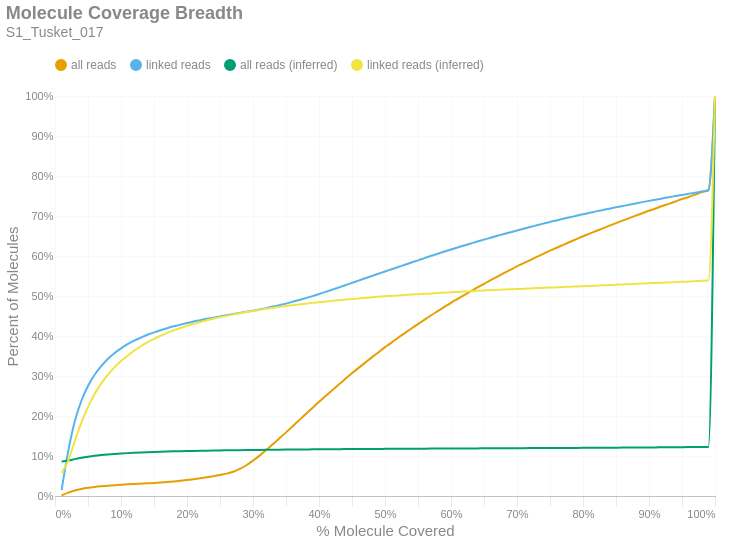

Source (notebook cell):
### Markdown cell above
### Molecule Read Coverage
This chart shows molecule coverage breadth as computed by the number of bases aligned to that molecule. In other words, "*how much of each unique long molecule is actually sequenced/aligned?*" Keep in mind there is a distinction between sequences and alignments, since some sequences belonging to a particular molecule may not align well and wouldn't appear in the alignment data. This chart also shows molecule coverage breadth as computed by the *inferred fragment* from which the aligned sequences originate. Unlike read coverage, this calculation takes into account the total insert size, including unsequenced gaps between the forward and reverse reads. Like the previous figures, these are cumulative percents.

### Code cell
if SKIPLR:
    print_html(f"Skipped")
else:
    binned_df = consolidated_hist(valids['coverage_bp'], mask, 0.01, True)
    binned_df_inf = consolidated_hist(valids['coverage_inserts'], mask, 0.01, True)
    binned_df = binned_df.with_columns(pl.lit(binned_df_inf['all reads (cumsum)']).alias('all reads (inferred)'))
    binned_df = binned_df.with_columns(pl.lit(binned_df_inf['linked reads (cumsum)']).alias('linked reads (inferred)'))
    binned_df = binned_df.with_columns(
        (pl.col('bin').cast(pl.Float64) + 0.01).alias('right_edge')
    )

    with SafeRender(binned_df):
        (
            density_plot(binned_df, 'Molecule Coverage Breadth', samplename, 'molcov', ['all reads (inferred)','linked reads (inferred)'])
            .encode(
                #x=alt.X('bin:Q', title="% Molecule Covered").axis(format = '%').scale(padding=0),
                x=alt.X('right_edge:Q', title="% Molecule Covered").axis(format='%').scale(padding=0),
                y=alt.Y('value:Q', title='Percent of Molecules')
                    .axis(format='%')
                    .stack(False)
                    .scale(domainMin=0, padding=0),
                color=alt.Color("key:N").scale(domain = ["all reads", "linked reads", "all reads (inferred)", "linked reads (inferred)"]),
                tooltip = [
                    alt.Tooltip("key:N", title = "Data Type"),
                    alt.Tooltip("range_label:N", title="% Molecule Covered"),
                    alt.Tooltip("value:Q", format = ".2%", title="% Molecules")
                ]
            )
        ).display()

### Figure 1 — Vega-Lite specification as saved in the notebook (floating-point values rounded to 4 significant figures)
{"width": "container", "height": 400, "config": {"title": {"anchor": "start", "dy": -15, "fontSize": 18, "color": "#888888", "subtitleColor": "#888888", "subtitleFontSize": 14}, "arc": {"fill": "#0072B2"}, "axis": {"domainColor": "#888888", "domainWidth": 0.5, "gridWidth": 0.2, "grid": false, "titleFontWeight": 400, "titleFontSize": 15, "labelFontSize": 11, "labelColor": "#888888", "tickColor": "#888888", "tickWidth": 0.2, "titleColor": "#888888"}, "axisBand": {"grid": false}, "axisX": {"grid": true, "tickSize": 10, "domainCap": "round"}, "axisY": {"domain": false, "grid": true, "tickSize": 0, "domainCap": "round"}, "background": "transparent", "header": {"labelFontSize": 15, "labelColor": "#888888", "titleFontSize": 15, "titleFontWeight": 600, "titleColor": "#888888"}, "legend": {"labelFont": "sans-serif", "labelFontSize": 12, "labelColor": "#888888", "symbolSize": 100, "symbolType": "circle", "titleFontSize": 12, "titlePadding": 10, "titleColor": "#888888", "title": null, "orient": "top"}, "range": {"category": ["#E69F00", "#56B4E9", "#009E73", "#F0E442", "#0072B2", "#D55E00", "#CC79A7", "#000000"], "diverging": ["#cfe8f3", "#a2d4ec", "#73bfe2", "#46abdb", "#1696d2", "#12719e"]}, "area": {"fill": "#0072B2", "fillOpacity": 0.7, "line": true, "strokeOpacity": 0.7}, "line": {"color": "#0072B2", "stroke": "#0072B2", "strokeWidth": 2}, "trail": {"color": "#0072B2", "stroke": "#0072B2", "strokeWidth": 0, "size": 1}, "point": {"filled": true, "fillOpacity": 1.0, "size": 95}, "text": {"color": "#888888", "fontSize": 11, "align": "right", "fontWeight": 400, "size": 11}, "bar": {"fill": "#0072B2", "stroke": null}, "view": {"stroke": null, "continuousWidth": 660, "continuousHeight": 400}}, "data": {"name": "data-3e36ed6aade35364c71791717298e8ff"}, "mark": {"type": "line", "interpolate": "monotone", "point": {"opacity": 0, "size": 275}}, "encoding": {"color": {"field": "key", "scale": {"domain": ["all reads", "linked reads", "all reads (inferred)", "linked reads (inferred)"]}, "type": "nominal"}, "tooltip": [{"field": "key", "title": "Data Type", "type": "nominal"}, {"field": "range_label", "title": "% Molecule Covered", "type": "nominal"}, {"field": "value", "format": ".2%", "title": "% Molecules", "type": "quantitative"}], "x": {"axis": {"format": "%"}, "field": "right_edge", "scale": {"padding": 0}, "title": "% Molecule Covered", "type": "quantitative"}, "y": {"axis": {"format": "%"}, "field": "value", "scale": {"domainMin": 0, "padding": 0}, "stack": false, "title": "Percent of Molecules", "type": "quantitative"}}, "params": [{"name": "param_c36ac31b6afebe62", "select": {"type": "point", "fields": ["key"]}, "bind": "legend"}], "title": {"text": "Molecule Coverage Breadth", "subtitle": "S1_Tusket_017"}, "transform": [{"fold": ["all reads (cumsum)", "linked reads (cumsum)", "all reads (inferred)", "linked reads (inferred)"]}, {"calculate": "replace(datum.key, ' (cumsum)', '')", "as": "key"}, {"filter": {"param": "param_c36ac31b6afebe62"}}], "usermeta": {"embedOptions": {"downloadFileName": "S1_Tusket_017.molcov"}}, "$schema": "https://vega.github.io/schema/vega-lite/v6.1.0.json", "datasets": {"data-3e36ed6aade35364c71791717298e8ff": [{"bin": "0.0", "interval": "0.0-0.01", "all reads": 0.001291, "linked reads": 0.01495, "all reads (cumsum)": 0.001291, "linked reads (cumsum)": 0.01495, "range_label": "0.0-0.01", "all reads (inferred)": 0.08632, "linked reads (inferred)": 0.0576, "right_edge": 0.01}, {"bin": "0.01", "interval": "0.01-0.02", "all reads": 0.007068, "linked reads": 0.09675, "all reads (cumsum)": 0.008359, "linked reads (cumsum)": 0.1117, "range_label": "0.01-0.02", "all reads (inferred)": 0.08862, "linked reads (inferred)": 0.08809, "right_edge": 0.02}, {"bin": "0.02", "interval": "0.02-0.03", "all reads": 0.005467, "linked reads": 0.07517, "all reads (cumsum)": 0.01383, "linked reads (cumsum)": 0.1869, "range_label": "0.02-0.03", "all reads (inferred)": 0.09216, "linked reads (inferred)": 0.1375, "right_edge": 0.03}, {"bin": "0.03", "interval": "0.03-0.04", "all reads": 0.003817, "linked reads": 0.05119, "all reads (cumsum)": 0.01764, "linked reads (cumsum)": 0.2381, "range_label": "0.03-0.04", "all reads (inferred)": 0.09541, "linked reads (inferred)": 0.1836, "right_edge": 0.04}, {"bin": "0.04", "interval": "0.04-0.05", "all reads": 0.002778, "linked reads": 0.03693, "all reads (cumsum)": 0.02042, "linked reads (cumsum)": 0.275, "range_label": "0.04-0.05", "all reads (inferred)": 0.09815, "linked reads (inferred)": 0.2223, "right_edge": 0.05}, {"bin": "0.05", "interval": "0.05-0.06", "all reads": 0.002177, "linked reads": 0.02797, "all reads (cumsum)": 0.0226, "linked reads (cumsum)": 0.303, "range_label": "0.05-0.06", "all reads (inferred)": 0.1005, "linked reads (inferred)": 0.2549, "right_edge": 0.06}, {"bin": "0.06", "interval": "0.06-0.07", "all reads": 0.00174, "linked reads": 0.02177, "all reads (cumsum)": 0.02434, "linked reads (cumsum)": 0.3247, "range_label": "0.06-0.07", "all reads (inferred)": 0.1023, "linked reads (inferred)": 0.2811, "right_edge": 0.07}, {"bin": "0.07", "interval": "0.07-0.08", "all reads": 0.001431, "linked reads": 0.01787, "all reads (cumsum)": 0.02577, "linked reads (cumsum)": 0.3426, "range_label": "0.07-0.08", "all reads (inferred)": 0.1038, "linked reads (inferred)": 0.3027, "right_edge": 0.08}, {"bin": "0.08", "interval": "0.08-0.09", "all reads": 0.001223, "linked reads": 0.01439, "all reads (cumsum)": 0.02699, "linked reads (cumsum)": 0.357, "range_label": "0.08-0.09", "all reads (inferred)": 0.1051, "linked reads (inferred)": 0.3216, "right_edge": 0.09}, {"bin": "0.09", "interval": "0.09-0.1", "all reads": 0.001109, "linked reads": 0.01197, "all reads (cumsum)": 0.0281, "linked reads (cumsum)": 0.369, "range_label": "0.09-0.1", "all reads (inferred)": 0.1062, "linked reads (inferred)": 0.3372, "right_edge": 0.1}, {"bin": "0.1", "interval": "0.1-0.11", "all reads": 0.001015, "linked reads": 0.01045, "all reads (cumsum)": 0.02911, "linked reads (cumsum)": 0.3794, "range_label": "0.1-0.11", "all reads (inferred)": 0.1072, "linked reads (inferred)": 0.3508, "right_edge": 0.11}, {"bin": "0.11", "interval": "0.11-0.12", "all reads": 0.0009077, "linked reads": 0.008819, "all reads (cumsum)": 0.03002, "linked reads (cumsum)": 0.3882, "range_label": "0.11-0.12", "all reads (inferred)": 0.1081, "linked reads (inferred)": 0.3633, "right_edge": 0.12}, {"bin": "0.12", "interval": "0.12-0.13", "all reads": 0.0008791, "linked reads": 0.007667, "all reads (cumsum)": 0.0309, "linked reads (cumsum)": 0.3959, "range_label": "0.12-0.13", "all reads (inferred)": 0.1088, "linked reads (inferred)": 0.3744, "right_edge": 0.13}, {"bin": "0.13", "interval": "0.13-0.14", "all reads": 0.0008745, "linked reads": 0.007203, "all reads (cumsum)": 0.03178, "linked reads (cumsum)": 0.4031, "range_label": "0.13-0.14", "all reads (inferred)": 0.1095, "linked reads (inferred)": 0.384, "right_edge": 0.14}, {"bin": "0.14", "interval": "0.14-0.15", "all reads": 0.0008485, "linked reads": 0.005886, "all reads (cumsum)": 0.03262, "linked reads (cumsum)": 0.409, "range_label": "0.14-0.15", "all reads (inferred)": 0.1101, "linked reads (inferred)": 0.3925, "right_edge": 0.15}, {"bin": "0.15", "interval": "0.15-0.16", "all reads": 0.001019, "linked reads": 0.005506, "all reads (cumsum)": 0.03364, "linked reads (cumsum)": 0.4145, "range_label": "0.15-0.16", "all reads (inferred)": 0.1107, "linked reads (inferred)": 0.4006, "right_edge": 0.16}, {"bin": "0.16", "interval": "0.16-0.17", "all reads": 0.001225, "linked reads": 0.00503, "all reads (cumsum)": 0.03487, "linked reads (cumsum)": 0.4195, "range_label": "0.16-0.17", "all reads (inferred)": 0.1112, "linked reads (inferred)": 0.4077, "right_edge": 0.17}, {"bin": "0.17", "interval": "0.17-0.18", "all reads": 0.001429, "linked reads": 0.004698, "all reads (cumsum)": 0.0363, "linked reads (cumsum)": 0.4242, "range_label": "0.17-0.18", "all reads (inferred)": 0.1116, "linked reads (inferred)": 0.4141, "right_edge": 0.18}, {"bin": "0.18", "interval": "0.18-0.19", "all reads": 0.001697, "linked reads": 0.004286, "all reads (cumsum)": 0.038, "linked reads (cumsum)": 0.4285, "range_label": "0.18-0.19", "all reads (inferred)": 0.112, "linked reads (inferred)": 0.4199, "right_edge": 0.19}, {"bin": "0.19", "interval": "0.19-0.2", "all reads": 0.001891, "linked reads": 0.003981, "all reads (cumsum)": 0.03989, "linked reads (cumsum)": 0.4325, "range_label": "0.19-0.2", "all reads (inferred)": 0.1124, "linked reads (inferred)": 0.4254, "right_edge": 0.2}, {"bin": "0.2", "interval": "0.2-0.21", "all reads": 0.002036, "linked reads": 0.003733, "all reads (cumsum)": 0.04192, "linked reads (cumsum)": 0.4362, "range_label": "0.2-0.21", "all reads (inferred)": 0.1128, "linked reads (inferred)": 0.4303, "right_edge": 0.21}, {"bin": "0.21", "interval": "0.21-0.22", "all reads": 0.002272, "linked reads": 0.003341, "all reads (cumsum)": 0.0442, "linked reads (cumsum)": 0.4396, "range_label": "0.21-0.22", "all reads (inferred)": 0.1131, "linked reads (inferred)": 0.435, "right_edge": 0.22}, {"bin": "0.22", "interval": "0.22-0.23", "all reads": 0.002476, "linked reads": 0.003317, "all reads (cumsum)": 0.04667, "linked reads (cumsum)": 0.4429, "range_label": "0.22-0.23", "all reads (inferred)": 0.1134, "linked reads (inferred)": 0.4393, "right_edge": 0.23}, {"bin": "0.23", "interval": "0.23-0.24", "all reads": 0.002725, "linked reads": 0.002901, "all reads (cumsum)": 0.0494, "linked reads (cumsum)": 0.4458, "range_label": "0.23-0.24", "all reads (inferred)": 0.1137, "linked reads (inferred)": 0.4433, "right_edge": 0.24}, {"bin": "0.24", "interval": "0.24-0.25", "all reads": 0.00307, "linked reads": 0.003233, "all reads (cumsum)": 0.05247, "linked reads (cumsum)": 0.449, "range_label": "0.24-0.25", "all reads (inferred)": 0.114, "linked reads (inferred)": 0.4471, "right_edge": 0.25}, {"bin": "0.25", "interval": "0.25-0.26", "all reads": 0.003459, "linked reads": 0.002933, "all reads (cumsum)": 0.05593, "linked reads (cumsum)": 0.4519, "range_label": "0.25-0.26", "all reads (inferred)": 0.1142, "linked reads (inferred)": 0.4503, "right_edge": 0.26}, {"bin": "0.26", "interval": "0.26-0.27", "all reads": 0.004651, "linked reads": 0.002913, "all reads (cumsum)": 0.06058, "linked reads (cumsum)": 0.4549, "range_label": "0.26-0.27", "all reads (inferred)": 0.1144, "linked reads (inferred)": 0.4536, "right_edge": 0.27}, {"bin": "0.27", "interval": "0.27-0.28", "all reads": 0.006998, "linked reads": 0.002753, "all reads (cumsum)": 0.06757, "linked reads (cumsum)": 0.4576, "range_label": "0.27-0.28", "all reads (inferred)": 0.1147, "linked reads (inferred)": 0.4568, "right_edge": 0.28}, {"bin": "0.28", "interval": "0.28-0.29", "all reads": 0.009345, "linked reads": 0.002917, "all reads (cumsum)": 0.07692, "linked reads (cumsum)": 0.4605, "range_label": "0.28-0.29", "all reads (inferred)": 0.1149, "linked reads (inferred)": 0.4599, "right_edge": 0.29}, {"bin": "0.29", "interval": "0.29-0.3", "all reads": 0.0114, "linked reads": 0.002817, "all reads (cumsum)": 0.08832, "linked reads (cumsum)": 0.4633, "range_label": "0.29-0.3", "all reads (inferred)": 0.1151, "linked reads (inferred)": 0.4628, "right_edge": 0.3}, {"bin": "0.3", "interval": "0.3-0.31", "all reads": 0.01269, "linked reads": 0.003037, "all reads (cumsum)": 0.101, "linked reads (cumsum)": 0.4664, "range_label": "0.3-0.31", "all reads (inferred)": 0.1153, "linked reads (inferred)": 0.4654, "right_edge": 0.31}, {"bin": "0.31", "interval": "0.31-0.32", "all reads": 0.01372, "linked reads": 0.003329, "all reads (cumsum)": 0.1147, "linked reads (cumsum)": 0.4697, "range_label": "0.31-0.32", "all reads (inferred)": 0.1155, "linked reads (inferred)": 0.468, "right_edge": 0.32}, {"bin": "0.32", "interval": "0.32-0.33", "all reads": 0.01468, "linked reads": 0.003809, "all reads (cumsum)": 0.1294, "linked reads (cumsum)": 0.4735, "range_label": "0.32-0.33", "all reads (inferred)": 0.1156, "linked reads (inferred)": 0.4704, "right_edge": 0.33}, {"bin": "0.33", "interval": "0.33-0.34", "all reads": 0.01466, "linked reads": 0.003605, "all reads (cumsum)": 0.1441, "linked reads (cumsum)": 0.4771, "range_label": "0.33-0.34", "all reads (inferred)": 0.1158, "linked reads (inferred)": 0.4728, "right_edge": 0.34}, {"bin": "0.34", "interval": "0.34-0.35", "all reads": 0.01497, "linked reads": 0.003805, "all reads (cumsum)": 0.159, "linked reads (cumsum)": 0.4809, "range_label": "0.34-0.35", "all reads (inferred)": 0.116, "linked reads (inferred)": 0.475, "right_edge": 0.35}, {"bin": "0.35", "interval": "0.35-0.36", "all reads": 0.01539, "linked reads": 0.004578, "all reads (cumsum)": 0.1744, "linked reads (cumsum)": 0.4855, "range_label": "0.35-0.36", "all reads (inferred)": 0.1161, "linked reads (inferred)": 0.4769, "right_edge": 0.36}, {"bin": "0.36", "interval": "0.36-0.37", "all reads": 0.01529, "linked reads": 0.00461, "all reads (cumsum)": 0.1897, "linked reads (cumsum)": 0.4901, "range_label": "0.36-0.37", "all reads (inferred)": 0.1163, "linked reads (inferred)": 0.479, "right_edge": 0.37}, {"bin": "0.37", "interval": "0.37-0.38", "all reads": 0.01533, "linked reads": 0.004594, "all reads (cumsum)": 0.2051, "linked reads (cumsum)": 0.4947, "range_label": "0.37-0.38", "all reads (inferred)": 0.1164, "linked reads (inferred)": 0.4809, "right_edge": 0.38}, {"bin": "0.38", "interval": "0.38-0.39", "all reads": 0.01509, "linked reads": 0.00491, "all reads (cumsum)": 0.2201, "linked reads (cumsum)": 0.4996, "range_label": "0.38-0.39", "all reads (inferred)": 0.1166, "linked reads (inferred)": 0.4828, "right_edge": 0.39}, {"bin": "0.39", "interval": "0.39-0.4", "all reads": 0.01524, "linked reads": 0.00553, "all reads (cumsum)": 0.2354, "linked reads (cumsum)": 0.5051, "range_label": "0.39-0.4", "all reads (inferred)": 0.1167, "linked reads (inferred)": 0.4846, "right_edge": 0.4}, {"bin": "0.4", "interval": "0.4-0.41", "all reads": 0.01461, "linked reads": 0.005218, "all reads (cumsum)": 0.25, "linked reads (cumsum)": 0.5104, "range_label": "0.4-0.41", "all reads (inferred)": 0.1168, "linked reads (inferred)": 0.4862, "right_edge": 0.41}, {"bin": "0.41", "interval": "0.41-0.42", "all reads": 0.0146, "linked reads": 0.005446, "all reads (cumsum)": 0.2646, "linked reads (cumsum)": 0.5158, "range_label": "0.41-0.42", "all reads (inferred)": 0.117, "linked reads (inferred)": 0.4878, "right_edge": 0.42}, {"bin": "0.42", "interval": "0.42-0.43", "all reads": 0.01429, "linked reads": 0.00553, "all reads (cumsum)": 0.2789, "linked reads (cumsum)": 0.5213, "range_label": "0.42-0.43", "all reads (inferred)": 0.1171, "linked reads (inferred)": 0.4894, "right_edge": 0.43}, {"bin": "0.43", "interval": "0.43-0.44", "all reads": 0.01398, "linked reads": 0.005466, "all reads (cumsum)": 0.2929, "linked reads (cumsum)": 0.5268, "range_label": "0.43-0.44", "all reads (inferred)": 0.1172, "linked reads (inferred)": 0.491, "right_edge": 0.44}, {"bin": "0.44", "interval": "0.44-0.45", "all reads": 0.01397, "linked reads": 0.00593, "all reads (cumsum)": 0.3068, "linked reads (cumsum)": 0.5327, "range_label": "0.44-0.45", "all reads (inferred)": 0.1173, "linked reads (inferred)": 0.4925, "right_edge": 0.45}, {"bin": "0.45", "interval": "0.45-0.46", "all reads": 0.01346, "linked reads": 0.00579, "all reads (cumsum)": 0.3203, "linked reads (cumsum)": 0.5385, "range_label": "0.45-0.46", "all reads (inferred)": 0.1174, "linked reads (inferred)": 0.494, "right_edge": 0.46}, {"bin": "0.46", "interval": "0.46-0.47", "all reads": 0.01314, "linked reads": 0.00591, "all reads (cumsum)": 0.3334, "linked reads (cumsum)": 0.5444, "range_label": "0.46-0.47", "all reads (inferred)": 0.1175, "linked reads (inferred)": 0.4953, "right_edge": 0.47}, {"bin": "0.47", "interval": "0.47-0.48", "all reads": 0.01307, "linked reads": 0.005686, "all reads (cumsum)": 0.3465, "linked reads (cumsum)": 0.5501, "range_label": "0.47-0.48", "all reads (inferred)": 0.1176, "linked reads (inferred)": 0.4966, "right_edge": 0.48}, {"bin": "0.48", "interval": "0.48-0.49", "all reads": 0.01228, "linked reads": 0.005546, "all reads (cumsum)": 0.3588, "linked reads (cumsum)": 0.5557, "range_label": "0.48-0.49", "all reads (inferred)": 0.1178, "linked reads (inferred)": 0.4981, "right_edge": 0.49}, {"bin": "0.49", "interval": "0.49-0.5", "all reads": 0.01334, "linked reads": 0.005654, "all reads (cumsum)": 0.3721, "linked reads (cumsum)": 0.5613, "range_label": "0.49-0.5", "all reads (inferred)": 0.1178, "linked reads (inferred)": 0.4993, "right_edge": 0.5}, {"bin": "0.5", "interval": "0.5-0.51", "all reads": 0.01117, "linked reads": 0.00553, "all reads (cumsum)": 0.3833, "linked reads (cumsum)": 0.5669, "range_label": "0.5-0.51", "all reads (inferred)": 0.1179, "linked reads (inferred)": 0.5003, "right_edge": 0.51}, {"bin": "0.51", "interval": "0.51-0.52", "all reads": 0.01246, "linked reads": 0.005678, "all reads (cumsum)": 0.3957, "linked reads (cumsum)": 0.5725, "range_label": "0.51-0.52", "all reads (inferred)": 0.118, "linked reads (inferred)": 0.5015, "right_edge": 0.52}, {"bin": "0.52", "interval": "0.52-0.53", "all reads": 0.01152, "linked reads": 0.00543, "all reads (cumsum)": 0.4073, "linked reads (cumsum)": 0.578, "range_label": "0.52-0.53", "all reads (inferred)": 0.1181, "linked reads (inferred)": 0.5026, "right_edge": 0.53}, {"bin": "0.53", "interval": "0.53-0.54", "all reads": 0.01156, "linked reads": 0.005654, "all reads (cumsum)": 0.4188, "linked reads (cumsum)": 0.5836, "range_label": "0.53-0.54", "all reads (inferred)": 0.1182, "linked reads (inferred)": 0.5036, "right_edge": 0.54}, {"bin": "0.54", "interval": "0.54-0.55", "all reads": 0.011, "linked reads": 0.005394, "all reads (cumsum)": 0.4298, "linked reads (cumsum)": 0.589, "range_label": "0.54-0.55", "all reads (inferred)": 0.1183, "linked reads (inferred)": 0.5046, "right_edge": 0.55}, {"bin": "0.55", "interval": "0.55-0.56", "all reads": 0.01115, "linked reads": 0.005802, "all reads (cumsum)": 0.441, "linked reads (cumsum)": 0.5948, "range_label": "0.55-0.56", "all reads (inferred)": 0.1184, "linked reads (inferred)": 0.5055, "right_edge": 0.56}, {"bin": "0.56", "interval": "0.56-0.57", "all reads": 0.01084, "linked reads": 0.005686, "all reads (cumsum)": 0.4518, "linked reads (cumsum)": 0.6005, "range_label": "0.56-0.57", "all reads (inferred)": 0.1185, "linked reads (inferred)": 0.5065, "right_edge": 0.57}, {"bin": "0.57", "interval": "0.57-0.58", "all reads": 0.01043, "linked reads": 0.00513, "all reads (cumsum)": 0.4622, "linked reads (cumsum)": 0.6056, "range_label": "0.57-0.58", "all reads (inferred)": 0.1186, "linked reads (inferred)": 0.5075, "right_edge": 0.58}, {"bin": "0.58", "interval": "0.58-0.59", "all reads": 0.01042, "linked reads": 0.005474, "all reads (cumsum)": 0.4727, "linked reads (cumsum)": 0.6111, "range_label": "0.58-0.59", "all reads (inferred)": 0.1186, "linked reads (inferred)": 0.5084, "right_edge": 0.59}, {"bin": "0.59", "interval": "0.59-0.6", "all reads": 0.01036, "linked reads": 0.005262, "all reads (cumsum)": 0.483, "linked reads (cumsum)": 0.6164, "range_label": "0.59-0.6", "all reads (inferred)": 0.1187, "linked reads (inferred)": 0.5094, "right_edge": 0.6}, {"bin": "0.6", "interval": "0.6-0.61", "all reads": 0.009586, "linked reads": 0.004926, "all reads (cumsum)": 0.4926, "linked reads (cumsum)": 0.6213, "range_label": "0.6-0.61", "all reads (inferred)": 0.1188, "linked reads (inferred)": 0.5102, "right_edge": 0.61}, {"bin": "0.61", "interval": "0.61-0.62", "all reads": 0.009791, "linked reads": 0.004958, "all reads (cumsum)": 0.5024, "linked reads (cumsum)": 0.6262, "range_label": "0.61-0.62", "all reads (inferred)": 0.1189, "linked reads (inferred)": 0.5112, "right_edge": 0.62}, {"bin": "0.62", "interval": "0.62-0.63", "all reads": 0.009454, "linked reads": 0.004902, "all reads (cumsum)": 0.5119, "linked reads (cumsum)": 0.6312, "range_label": "0.62-0.63", "all reads (inferred)": 0.119, "linked reads (inferred)": 0.5122, "right_edge": 0.63}, {"bin": "0.63", "interval": "0.63-0.64", "all reads": 0.009497, "linked reads": 0.00515, "all reads (cumsum)": 0.5214, "linked reads (cumsum)": 0.6363, "range_label": "0.63-0.64", "all reads (inferred)": 0.1191, "linked reads (inferred)": 0.5129, "right_edge": 0.64}, {"bin": "0.64", "interval": "0.64-0.65", "all reads": 0.009099, "linked reads": 0.004598, "all reads (cumsum)": 0.5305, "linked reads (cumsum)": 0.6409, "range_label": "0.64-0.65", "all reads (inferred)": 0.1191, "linked reads (inferred)": 0.5138, "right_edge": 0.65}, {"bin": "0.65", "interval": "0.65-0.66", "all reads": 0.009297, "linked reads": 0.004874, "all reads (cumsum)": 0.5398, "linked reads (cumsum)": 0.6458, "range_label": "0.65-0.66", "all reads (inferred)": 0.1192, "linked reads (inferred)": 0.5145, "right_edge": 0.66}, {"bin": "0.66", "interval": "0.66-0.67", "all reads": 0.008725, "linked reads": 0.004694, "all reads (cumsum)": 0.5485, "linked reads (cumsum)": 0.6505, "range_label": "0.66-0.67", "all reads (inferred)": 0.1193, "linked reads (inferred)": 0.5153, "right_edge": 0.67}, {"bin": "0.67", "interval": "0.67-0.68", "all reads": 0.008633, "linked reads": 0.004418, "all reads (cumsum)": 0.5571, "linked reads (cumsum)": 0.6549, "range_label": "0.67-0.68", "all reads (inferred)": 0.1194, "linked reads (inferred)": 0.5161, "right_edge": 0.68}, {"bin": "0.68", "interval": "0.68-0.69", "all reads": 0.008412, "linked reads": 0.004406, "all reads (cumsum)": 0.5655, "linked reads (cumsum)": 0.6593, "range_label": "0.68-0.69", "all reads (inferred)": 0.1194, "linked reads (inferred)": 0.5168, "right_edge": 0.69}, {"bin": "0.69", "interval": "0.69-0.7", "all reads": 0.008466, "linked reads": 0.004434, "all reads (cumsum)": 0.574, "linked reads (cumsum)": 0.6637, "range_label": "0.69-0.7", "all reads (inferred)": 0.1195, "linked reads (inferred)": 0.5175, "right_edge": 0.7}, {"bin": "0.7", "interval": "0.7-0.71", "all reads": 0.008018, "linked reads": 0.004534, "all reads (cumsum)": 0.582, "linked reads (cumsum)": 0.6683, "range_label": "0.7-0.71", "all reads (inferred)": 0.1196, "linked reads (inferred)": 0.5182, "right_edge": 0.71}, {"bin": "0.71", "interval": "0.71-0.72", "all reads": 0.007856, "linked reads": 0.004298, "all reads (cumsum)": 0.5899, "linked reads (cumsum)": 0.6726, "range_label": "0.71-0.72", "all reads (inferred)": 0.1197, "linked reads (inferred)": 0.519, "right_edge": 0.72}, {"bin": "0.72", "interval": "0.72-0.73", "all reads": 0.007901, "linked reads": 0.004218, "all reads (cumsum)": 0.5978, "linked reads (cumsum)": 0.6768, "range_label": "0.72-0.73", "all reads (inferred)": 0.1198, "linked reads (inferred)": 0.5198, "right_edge": 0.73}, {"bin": "0.73", "interval": "0.73-0.74", "all reads": 0.007623, "linked reads": 0.004226, "all reads (cumsum)": 0.6054, "linked reads (cumsum)": 0.681, "range_label": "0.73-0.74", "all reads (inferred)": 0.1199, "linked reads (inferred)": 0.5204, "right_edge": 0.74}, {"bin": "0.74", "interval": "0.74-0.75", "all reads": 0.007926, "linked reads": 0.004234, "all reads (cumsum)": 0.6133, "linked reads (cumsum)": 0.6852, "range_label": "0.74-0.75", "all reads (inferred)": 0.1199, "linked reads (inferred)": 0.5211, "right_edge": 0.75}, {"bin": "0.75", "interval": "0.75-0.76", "all reads": 0.007237, "linked reads": 0.003761, "all reads (cumsum)": 0.6206, "linked reads (cumsum)": 0.689, "range_label": "0.75-0.76", "all reads (inferred)": 0.12, "linked reads (inferred)": 0.5219, "right_edge": 0.76}, {"bin": "0.76", "interval": "0.76-0.77", "all reads": 0.00733, "linked reads": 0.004025, "all reads (cumsum)": 0.6279, "linked reads (cumsum)": 0.693, "range_label": "0.76-0.77", "all reads (inferred)": 0.1201, "linked reads (inferred)": 0.5226, "right_edge": 0.77}, {"bin": "0.77", "interval": "0.77-0.78", "all reads": 0.007147, "linked reads": 0.003805, "all reads (cumsum)": 0.635, "linked reads (cumsum)": 0.6968, "range_label": "0.77-0.78", "all reads (inferred)": 0.1202, "linked reads (inferred)": 0.5232, "right_edge": 0.78}, {"bin": "0.78", "interval": "0.78-0.79", "all reads": 0.007049, "linked reads": 0.003665, "all reads (cumsum)": 0.6421, "linked reads (cumsum)": 0.7005, "range_label": "0.78-0.79", "all reads (inferred)": 0.1203, "linked reads (inferred)": 0.5238, "right_edge": 0.79}, {"bin": "0.79", "interval": "0.79-0.8", "all reads": 0.007309, "linked reads": 0.003925, "all reads (cumsum)": 0.6494, "linked reads (cumsum)": 0.7044, "range_label": "0.79-0.8", "all reads (inferred)": 0.1204, "linked reads (inferred)": 0.5244, "right_edge": 0.8}, {"bin": "0.8", "interval": "0.8-0.81", "all reads": 0.006615, "linked reads": 0.003489, "all reads (cumsum)": 0.656, "linked reads (cumsum)": 0.7079, "range_label": "0.8-0.81", "all reads (inferred)": 0.1205, "linked reads (inferred)": 0.5252, "right_edge": 0.81}, {"bin": "0.81", "interval": "0.81-0.82", "all reads": 0.006611, "linked reads": 0.003617, "all reads (cumsum)": 0.6626, "linked reads (cumsum)": 0.7115, "range_label": "0.81-0.82", "all reads (inferred)": 0.1206, "linked reads (inferred)": 0.5259, "right_edge": 0.82}, {"bin": "0.82", "interval": "0.82-0.83", "all reads": 0.006619, "linked reads": 0.003401, "all reads (cumsum)": 0.6692, "linked reads (cumsum)": 0.7149, "range_label": "0.82-0.83", "all reads (inferred)": 0.1207, "linked reads (inferred)": 0.5266, "right_edge": 0.83}, {"bin": "0.83", "interval": "0.83-0.84", "all reads": 0.006545, "linked reads": 0.003321, "all reads (cumsum)": 0.6758, "linked reads (cumsum)": 0.7182, "range_label": "0.83-0.84", "all reads (inferred)": 0.1208, "linked reads (inferred)": 0.5274, "right_edge": 0.84}, {"bin": "0.84", "interval": "0.84-0.85", "all reads": 0.006448, "linked reads": 0.003385, "all reads (cumsum)": 0.6822, "linked reads (cumsum)": 0.7216, "range_label": "0.84-0.85", "all reads (inferred)": 0.1209, "linked reads (inferred)": 0.5281, "right_edge": 0.85}, {"bin": "0.85", "interval": "0.85-0.86", "all reads": 0.006367, "linked reads": 0.003265, "all reads (cumsum)": 0.6886, "linked reads (cumsum)": 0.7249, "range_label": "0.85-0.86", "all reads (inferred)": 0.121, "linked reads (inferred)": 0.5289, "right_edge": 0.86}, {"bin": "0.86", "interval": "0.86-0.87", "all reads": 0.006184, "linked reads": 0.003225, "all reads (cumsum)": 0.6948, "linked reads (cumsum)": 0.7281, "range_label": "0.86-0.87", "all reads (inferred)": 0.1211, "linked reads (inferred)": 0.5296, "right_edge": 0.87}, {"bin": "0.87", "interval": "0.87-0.88", "all reads": 0.006227, "linked reads": 0.003221, "all reads (cumsum)": 0.701, "linked reads (cumsum)": 0.7313, "range_label": "0.87-0.88", "all reads (inferred)": 0.1212, "linked reads (inferred)": 0.5304, "right_edge": 0.88}, {"bin": "0.88", "interval": "0.88-0.89", "all reads": 0.005996, "linked reads": 0.003317, "all reads (cumsum)": 0.707, "linked reads (cumsum)": 0.7347, "range_label": "0.88-0.89", "all reads (inferred)": 0.1213, "linked reads (inferred)": 0.5312, "right_edge": 0.89}, {"bin": "0.89", "interval": "0.89-0.9", "all reads": 0.006085, "linked reads": 0.003173, "all reads (cumsum)": 0.7131, "linked reads (cumsum)": 0.7378, "range_label": "0.89-0.9", "all reads (inferred)": 0.1214, "linked reads (inferred)": 0.5319, "right_edge": 0.9}, {"bin": "0.9", "interval": "0.9-0.91", "all reads": 0.005598, "linked reads": 0.003057, "all reads (cumsum)": 0.7187, "linked reads (cumsum)": 0.7409, "range_label": "0.9-0.91", "all reads (inferred)": 0.1215, "linked reads (inferred)": 0.5326, "right_edge": 0.91}, {"bin": "0.91", "interval": "0.91-0.92", "all reads": 0.006239, "linked reads": 0.003017, "all reads (cumsum)": 0.7249, "linked reads (cumsum)": 0.7439, "range_label": "0.91-0.92", "all reads (inferred)": 0.1216, "linked reads (inferred)": 0.5334, "right_edge": 0.92}, {"bin": "0.92", "interval": "0.92-0.93", "all reads": 0.005501, "linked reads": 0.003005, "all reads (cumsum)": 0.7304, "linked reads (cumsum)": 0.7469, "range_label": "0.92-0.93", "all reads (inferred)": 0.1218, "linked reads (inferred)": 0.534, "right_edge": 0.93}, {"bin": "0.93", "interval": "0.93-0.94", "all reads": 0.005785, "linked reads": 0.002873, "all reads (cumsum)": 0.7362, "linked reads (cumsum)": 0.7498, "range_label": "0.93-0.94", "all reads (inferred)": 0.1219, "linked reads (inferred)": 0.5347, "right_edge": 0.94}, {"bin": "0.94", "interval": "0.94-0.95", "all reads": 0.006248, "linked reads": 0.002953, "all reads (cumsum)": 0.7425, "linked reads (cumsum)": 0.7527, "range_label": "0.94-0.95", "all reads (inferred)": 0.122, "linked reads (inferred)": 0.5353, "right_edge": 0.95}, {"bin": "0.95", "interval": "0.95-0.96", "all reads": 0.005117, "linked reads": 0.002785, "all reads (cumsum)": 0.7476, "linked reads (cumsum)": 0.7555, "range_label": "0.95-0.96", "all reads (inferred)": 0.1222, "linked reads (inferred)": 0.5361, "right_edge": 0.96}, {"bin": "0.96", "interval": "0.96-0.97", "all reads": 0.005944, "linked reads": 0.002797, "all reads (cumsum)": 0.7535, "linked reads (cumsum)": 0.7583, "range_label": "0.96-0.97", "all reads (inferred)": 0.1223, "linked reads (inferred)": 0.5369, "right_edge": 0.97}, {"bin": "0.97", "interval": "0.97-0.98", "all reads": 0.006125, "linked reads": 0.002665, "all reads (cumsum)": 0.7596, "linked reads (cumsum)": 0.761, "range_label": "0.97-0.98", "all reads (inferred)": 0.1225, "linked reads (inferred)": 0.5379, "right_edge": 0.98}, {"bin": "0.98", "interval": "0.98-0.99", "all reads": 0.005786, "linked reads": 0.002873, "all reads (cumsum)": 0.7654, "linked reads (cumsum)": 0.7639, "range_label": "0.98-0.99", "all reads (inferred)": 0.1228, "linked reads (inferred)": 0.5392, "right_edge": 0.99}, {"bin": "0.99", "interval": "0.99-1.0", "all reads": 0.2346, "linked reads": 0.2361, "all reads (cumsum)": 1.0, "linked reads (cumsum)": 1.0, "range_label": "0.99-1.0", "all reads (inferred)": 1.0, "linked reads (inferred)": 1.0, "right_edge": 1.0}]}}
